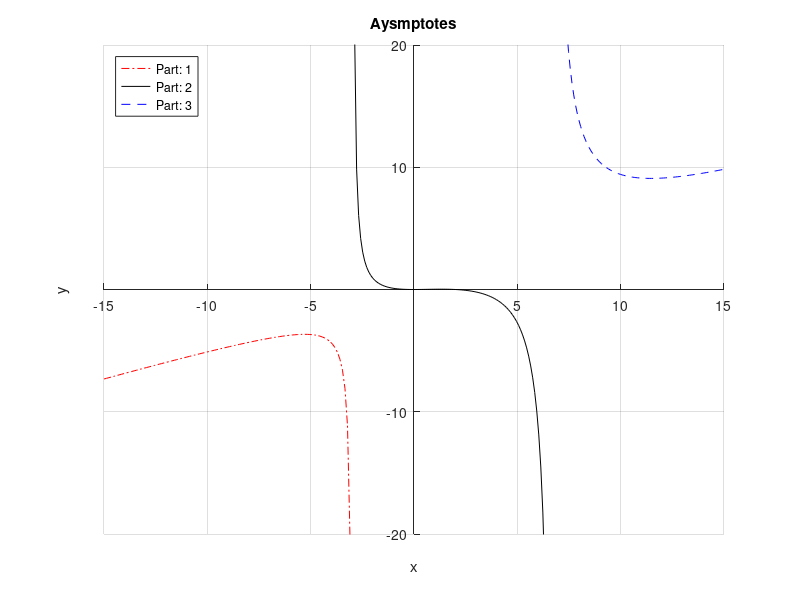

MATLAB code to generate this figure:
clear; clc; close all;

% Description: Plots asymptotes

f = @(x) (0.5*x.^3-x.^2)./(x.^2-3.75*x-20);
e = 1e-3;
N = 100;
x1 = -2.9743;
x2 = 6.7243;

hold on
x = linspace(-15,x1-e,N);
plot(x,f(x),'r-.','DisplayName','Part: 1')
x = linspace(x1+e,x2-e,N);
plot(x,f(x),'k-','DisplayName','Part: 2')
x = linspace(x2+e,15,N);
plot(x,f(x),'b--','DisplayName','Part: 3')

set(gca,'xaxislocation','origin')
set(gca,'yaxislocation','origin')
ylim([-20 20])
xlabel('x')
ylabel('y')
grid on
title('Aysmptotes')
legend('location','northwest')
